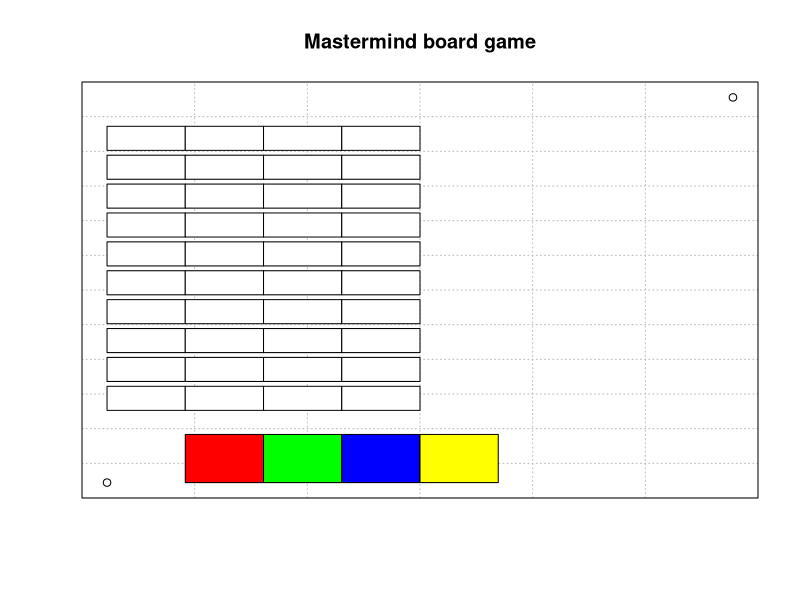

Recreate this plot in R. (Note: this script raises an error after producing the figure.)

##########################################
# 
# Mastermind board game for R Language
# 
# Game for single-player R developers/Data scientists for
# killing time, playing game while waiting for the ML
# model to finish training or just to play.
#
# Series:
# L ittle Useless-useful R functions #31
#  Created: January 06, 2022
#  Author: Tomaz Kastrun
#  Blog: tomaztsql.wordpress.com
#  V.1.0
# 
# Changelog:
# 
###########################################

numberOfColors <- 4
numberOfTries <- 10

get_board <- function(nof_col, nof_try=10){
  plot.new()
  op <- par(bg = "white")
  grid(nx = 6, ny = 12, col = "gray", lty = "dotted",lwd = par("lwd"), equilogs = TRUE)
  
  # adding boarders 
  par(new = TRUE)
  plot(c(100,500), c(100,500), xlab = "", ylab = "", xaxt = 'n', yaxt = 'n',main = "Mastermind board game")
  nof_tries <- nof_try
  for (i in 1:nof_tries) { #rows
    for (j in 1:nof_col) { #columns
      col <- 50*(1:nof_col-1)
      rect(100+col[j], 500-(i*30), 150+col[j], 475-(i*30), col = 'white')
    }
  }
  colours = c('Red','Green','Blue','Yellow','Brown','Orange')
  for (z in 1:nof_col) {
    rect(100+z*50, 100, 150+z*50, 150, col = colours[z])
  } 
}


add_rect <- function(colour,try,nof_try=10) {
  par(new = TRUE)
  max_tries <- numberOfColors*nof_try #10 rows
  if (try %% numberOfColors == 0) { #number of tries = number of colours
    nof_try <- try/numberOfColors
    add_key_pegs(input_colours,store_secret, nof_try)
  } 
  
  if (try > numberOfColors){
    row <- ceiling((try/numberOfColors))
    rect_order <- abs(try-((row-1)*numberOfColors))
  } else {
    row <- 1
    rect_order <- try
  }
  rect(100+(rect_order*50)-50, 500-(row*30),150+((rect_order*50))-50, 475-(row*30), col = colour)
}


add_key_pegs <- function(input_colours, store_secret,nof_try){
  
  ss <- store_secret
  ic <- input_colours 
  ss1 <- as.vector(strsplit(as.character(ss), "")[[1]])
  ic1 <- as.vector(strsplit(as.character(ic), "")[[1]])
  
  
  white <- ""
  black <- ""
  for (i in 1:length(ss1)){
    for (j in 1:length(ic1)){
      if (i==j && ss1[i] == ic1[j]) {black <- as.integer(paste( c(black, ic1[j]),collapse=""))}
      if (ss1[i] == ic1[j]) { white <- as.integer(paste( c(white, ic1[j]),collapse="")) }
    }
  }
  
  black1 <- as.vector(strsplit(as.character(black), "")[[1]])
  white1 <- as.vector(strsplit(as.character(white), "")[[1]])
  black <- nchar(black)
  white <- length(unique(setdiff(white1, black1)))
  nof_tokes <- black + white
  tok <- replicate(black, "black")
  en <- replicate(white, "gray")
  token <- c(tok, en)
  name1 <- token[1]
  name2 <- token[2]
  name3 <- token[3]
  name4 <- token[4]
  
  if (nof_tokes == 1) {
    par(new = TRUE)
    plot(450,500-(nof_try*30), col = name1, lwd = 2, xaxt = 'n', yaxt = 'n', xlab = "",ylab = "",xlim=range(100:500), ylim=range(100:500))
  }
  if (nof_tokes == 2) {
    par(new = TRUE)
    plot(450,500-(nof_try*30), col = name1, lwd = 2, xaxt = 'n', yaxt = 'n', xlab = "",ylab = "",xlim=range(100:500), ylim=range(100:500))
    par(new = TRUE)
    plot(450,490-(nof_try*30), col = name2, lwd = 2, xaxt = 'n', yaxt = 'n', xlab = "",ylab = "",xlim=range(100:500), ylim=range(100:500))
  }
  if (nof_tokes == 3) {
    par(new = TRUE)
    plot(450,500-(nof_try*30), col = name1, lwd = 2, xaxt = 'n', yaxt = 'n', xlab = "",ylab = "",xlim=range(100:500), ylim=range(100:500))
    par(new = TRUE)
    plot(450,490-(nof_try*30), col = name2, lwd = 2, xaxt = 'n', yaxt = 'n', xlab = "",ylab = "",xlim=range(100:500), ylim=range(100:500))
    par(new = TRUE)
    plot(470,500-(nof_try*30), col = name3, lwd = 2, xaxt = 'n', yaxt = 'n', xlab = "",ylab = "",xlim=range(100:500), ylim=range(100:500))
  }
  if (nof_tokes == 4) {
    par(new = TRUE)
    plot(450,500-(nof_try*30), col = name1, lwd = 2, xaxt = 'n', yaxt = 'n', xlab = "",ylab = "",xlim=range(100:500), ylim=range(100:500))
    par(new = TRUE)
    plot(450,490-(nof_try*30), col = name2, lwd = 2, xaxt = 'n', yaxt = 'n', xlab = "",ylab = "",xlim=range(100:500), ylim=range(100:500))
    par(new = TRUE)
    plot(470,500-(nof_try*30), col = name3, lwd = 2, xaxt = 'n', yaxt = 'n', xlab = "",ylab = "",xlim=range(100:500), ylim=range(100:500))
    par(new = TRUE)
    plot(470,490-(nof_try*30), col = name4, lwd = 2, xaxt = 'n', yaxt = 'n', xlab = "",ylab = "",xlim=range(100:500), ylim=range(100:500))
  }
}

get_secret <- function(nof_col, colours_repeat=FALSE) {
  colours <- c(1:4)
  s <- sample(colours,nof_col, replace=colours_repeat) 
  s <- paste(s, collapse="")
  return(as.integer(s))
}


game <- function(numberOfColors=4, numberOfTries=10){
   #x11()
   end_game <- 1
   count <<- 0
   get_board(nof_col = numberOfColors, nof_try = numberOfTries)
   store_secret <<- get_secret(nof_col=numberOfColors, colours_repeat =TRUE)
   input_colours <<- 0L
   nof_selection <- numberOfColors
   max_tries <- nof_selection*numberOfTries 
 
   while (end_game <= max_tries && store_secret != input_colours) {
     mouse.at <- locator(n = 1, type = "o") 
     x.at <- mouse.at$x
     y.at <- mouse.at$y
     
     
     if (x.at >= 150 & x.at < 200 & y.at >= 100 & y.at <=150) {
       input_colours <<- as.integer(paste( c(input_colours, 1),collapse=""))
       add_rect('Red',end_game) 
     }
     if (x.at >= 200 & x.at < 250 & y.at >= 100 & y.at <=150) {
       input_colours <<- as.integer(paste( c(input_colours, 2),collapse=""))
       add_rect('Green',end_game) 
     }
     if (x.at >= 250 & x.at < 300 & y.at >= 100 & y.at <=150) {
       input_colours <<- as.integer(paste( c(input_colours, 3),collapse=""))
       add_rect('Blue',end_game) 
     }
     if (x.at >= 300 & x.at < 350 & y.at >= 100 & y.at <=150) {
       input_colours <<- as.integer(paste( c(input_colours, 4),collapse=""))
       add_rect('Yellow',end_game) 
     } 

     #end game if needed 
     if (store_secret == input_colours) {
       par(new = TRUE)
       mtext("GAME WON", side=1)
       break
     }

      #end game if needed 
     if (end_game == max_tries) {
       par(new = TRUE)
       mtext("END GAME", side=1)
     }
     
    if (end_game %% numberOfColors == 0)  {
           add_key_pegs(input_colours, store_secret, count)
           input_colours <<- 0L 
           count <<- count + 1
      } 
     # increment next level
     end_game = end_game + 1      
   }
}
  
######################
### Start The game ###
######################

game()
  
